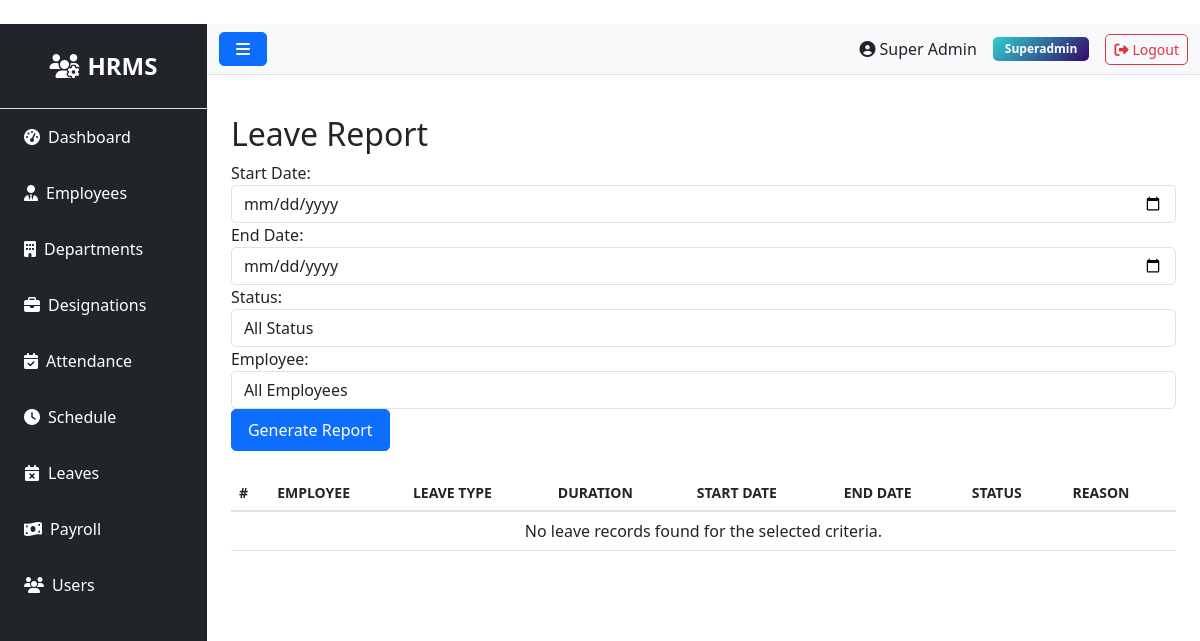
The page /leaves/report (signed in) on the database as committed earlier.
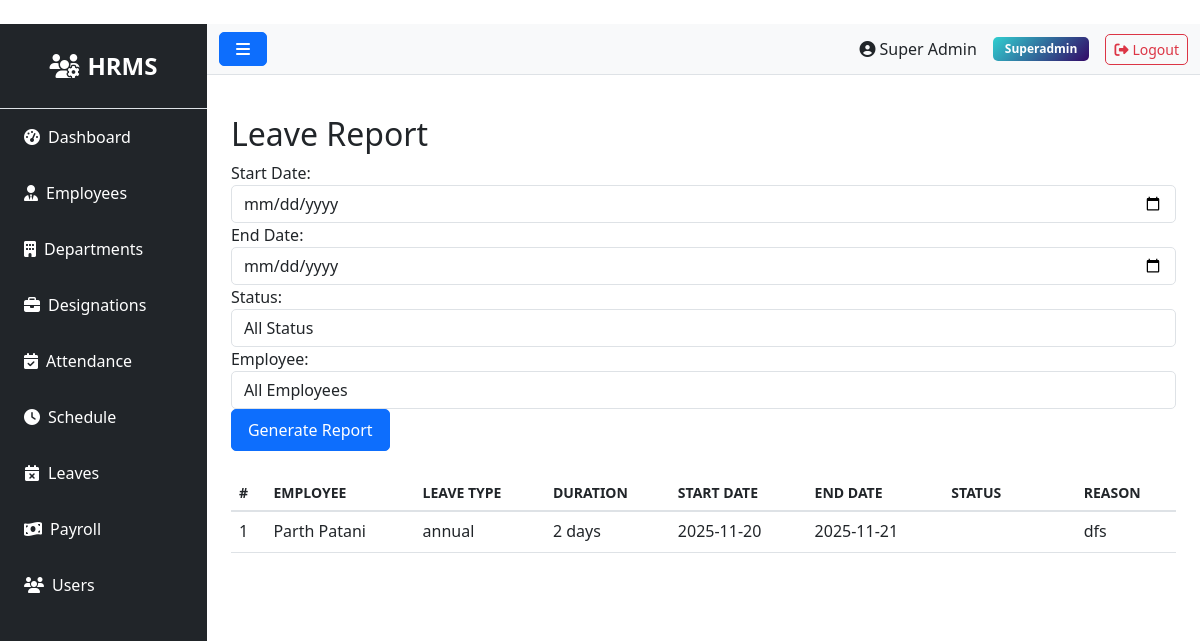
The same page on the database as committed later.
### models.py (models this page shows, shortened)
class Leave(db.Model):
    __tablename__ = 'leaves'
    id = db.Column(db.Integer, primary_key=True)
    employee_id = db.Column(db.Integer, db.ForeignKey('employees.id'), nullable=False)
    leave_type = db.Column(db.String(50))
    start_date = db.Column(db.Date, nullable=False)
    end_date = db.Column(db.Date, nullable=False)
    reason = db.Column(db.Text)
    status = db.Column(db.String(20), default='pending')
    created_at = db.Column(db.DateTime, default=datetime.utcnow)
    updated_at = db.Column(db.DateTime, default=datetime.utcnow, onupdate=datetime.utcnow)

class Employee(db.Model):
    __tablename__ = 'employees'
    id = db.Column(db.Integer, primary_key=True)
    department_id = db.Column(db.Integer, db.ForeignKey('departments.id'))
    designation_id = db.Column(db.Integer, db.ForeignKey('designations.id'))
    schedule_id = db.Column(db.Integer, db.ForeignKey('schedules.id'))
    firstname = db.Column(db.String(100), nullable=False)
    lastname = db.Column(db.String(100), nullable=False)
    unique_id = db.Column(db.String(50), unique=True)
    email = db.Column(db.String(100), unique=True)
    phone = db.Column(db.String(20))
    address = db.Column(db.Text)
    dob = db.Column(db.Date)
    gender = db.Column(db.String(10))
    religion = db.Column(db.String(50))
    marital = db.Column(db.String(20))
    image = db.Column(db.String(255))  # Store image filename
    status = db.Column(db.String(20), default='active')
    created_at = db.Column(db.DateTime, default=datetime.utcnow)
    updated_at = db.Column(db.DateTime, default=datetime.utcnow, onupdate=datetime.utcnow)
    attendances = db.relationship('Attendance', backref='employee', lazy=True, cascade='all, delete-orphan')
    checks = db.relationship('Check', backref='employee', lazy=True, cascade='all, delete-orphan')
    salary = db.relationship('Salary', backref='employee', uselist=False, cascade='all, delete-orphan')
    leaves = db.relationship('Leave', backref='employee', lazy=True, cascade='all, delete-orphan')
    late_times = db.relationship('LateTime', backref='employee', lazy=True, cascade='all, delete-orphan')
    over_times = db.relationship('OverTime', backref='employee', lazy=True, cascade='all, delete-orphan')
    payrolls = db.relationship('Payroll', backref='employee', lazy=True, cascade='all, delete-orphan')

### routes/leave.py (the view)
@bp.route('/report')
@login_required
def report():
    start_date = request.args.get('start_date')
    end_date = request.args.get('end_date')
    status = request.args.get('status', 'all')
    employee_id = request.args.get('employee_id')
    query = Leave.query
    if start_date and end_date:
        start = datetime.strptime(start_date, '%Y-%m-%d').date()
        end = datetime.strptime(end_date, '%Y-%m-%d').date()
        query = query.filter(Leave.start_date >= start, Leave.end_date <= end)
    if status != 'all':
        query = query.filter(Leave.status == status)
    if employee_id:
        query = query.filter(Leave.employee_id == employee_id)
    leaves = query.order_by(Leave.start_date.desc()).all()
    employees = Employee.query.order_by(Employee.firstname).all()
    return render_template('admin/leave/report.html',
                         leaves=leaves,
                         employees=employees,
                         selected_status=status,
                         selected_employee=employee_id,
                         start_date=start_date,
                         end_date=end_date)

### app.py (called while the page is built)
@login_manager.user_loader
def load_user(user_id):
    try:
        return db.session.get(User, int(user_id))
    except Exception as e:
        app.logger.error(f'Error loading user {user_id}: {str(e)}')
        return None

@app.context_processor
def inject_user():
    pending_leaves = 0
    try:
        if current_user.is_authenticated and getattr(current_user, 'role', None) and current_user.role.name in ['superadmin', 'admin', 'hr']:
            from models import Leave
            pending_leaves = Leave.query.filter_by(status='pending').count()
    except Exception:
        pending_leaves = 0
    return dict(current_user=current_user, pending_leaves=pending_leaves)

### templates/admin/leave/report.html (shortened to what this page needs)
﻿{% extends "base.html" %}
{% block content %}
<h2>Leave Report</h2>
<div class="filters mb-4">
    <form method="get" action="{{ url_for('leave.report') }}" class="form-inline">
        <div class="form-group mr-2">
            <label for="start_date" class="mr-2">Start Date:</label>
            <input type="date" class="form-control" id="start_date" name="start_date"
                   value="{{ start_date if start_date }}">
        </div>
        <div class="form-group mr-2">
            <label for="end_date" class="mr-2">End Date:</label>
            <input type="date" class="form-control" id="end_date" name="end_date"
                   value="{{ end_date if end_date }}">
        </div>
        <div class="form-group mr-2">
            <label for="status" class="mr-2">Status:</label>
            <select name="status" id="status" class="form-control">
                <option value="all" {% if selected_status == 'all' %}selected{% endif %}>All Status</option>
            </select>
        </div>
        <div class="form-group mr-2">
            <label for="employee_id" class="mr-2">Employee:</label>
            <select name="employee_id" id="employee_id" class="form-control">
                <option value="">All Employees</option>
            </select>
        </div>
        <button type="submit" class="btn btn-primary">Generate Report</button>
    </form>
</div>
<table class="table">
    <thead>
        <tr>
            <th>#</th>
            <th>Employee</th>
            <th>Leave Type</th>
            <th>Duration</th>
            <th>Start Date</th>
            <th>End Date</th>
            <th>Status</th>
            <th>Reason</th>
        </tr>
    </thead>
    <tbody>
        {% if leaves %}
            {% for leave in leaves %}
            <tr>
                <td>{{ loop.index }}</td>
                <td>{{ leave.employee.firstname }} {{ leave.employee.lastname }}</td>
                <td>{{ leave.leave_type }}</td>
                <td>
                    {% set days = (leave.end_date - leave.start_date).days + 1 %}
                    {{ days }} day{% if days != 1 %}s{% endif %}
                </td>
                <td>{{ leave.start_date }}</td>
                <td>{{ leave.end_date }}</td>
                <td>
                    <span class="badge {% if leave.status == 'approved' %}badge-success
                                     {% elif leave.status == 'rejected' %}badge-danger
                                     {% else %}badge-warning{% endif %}">
                    </span>
                </td>
                <td>{{ leave.reason }}</td>
            </tr>
            {% endfor %}
        {% else %}
            <tr>
                <td colspan="8" class="text-center">No leave records found for the selected criteria.</td>
            </tr>
        {% endif %}
    </tbody>
</table>
{% endblock %}

Rows that differ between the two databases and show on the page:
added Leave: employee.firstname "Parth", employee.lastname "Patani", leave_type "annual", days "2", start_date "2025-11-20", end_date "2025-11-21", reason "dfs"
Other text that changed with them:
text no longer shown: "No leave records found for the selected criteria."
